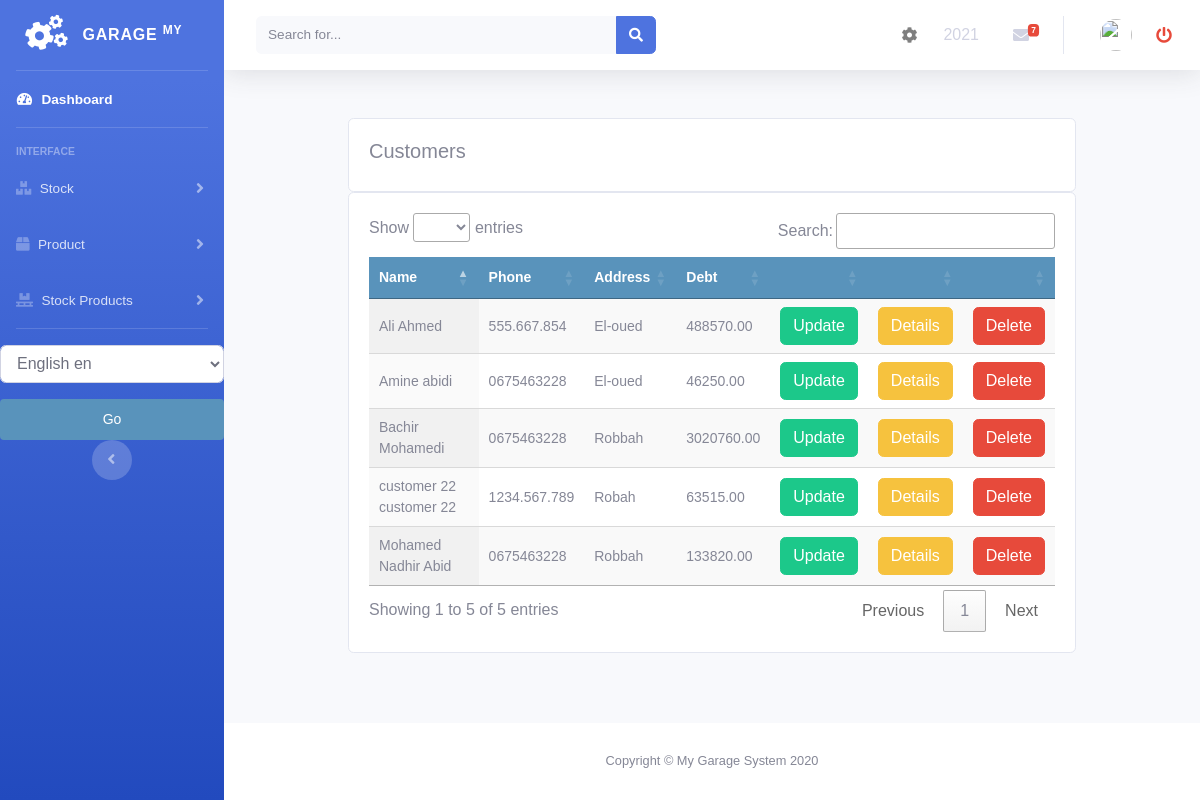
Page /customer/customer_list on the earlier database version.
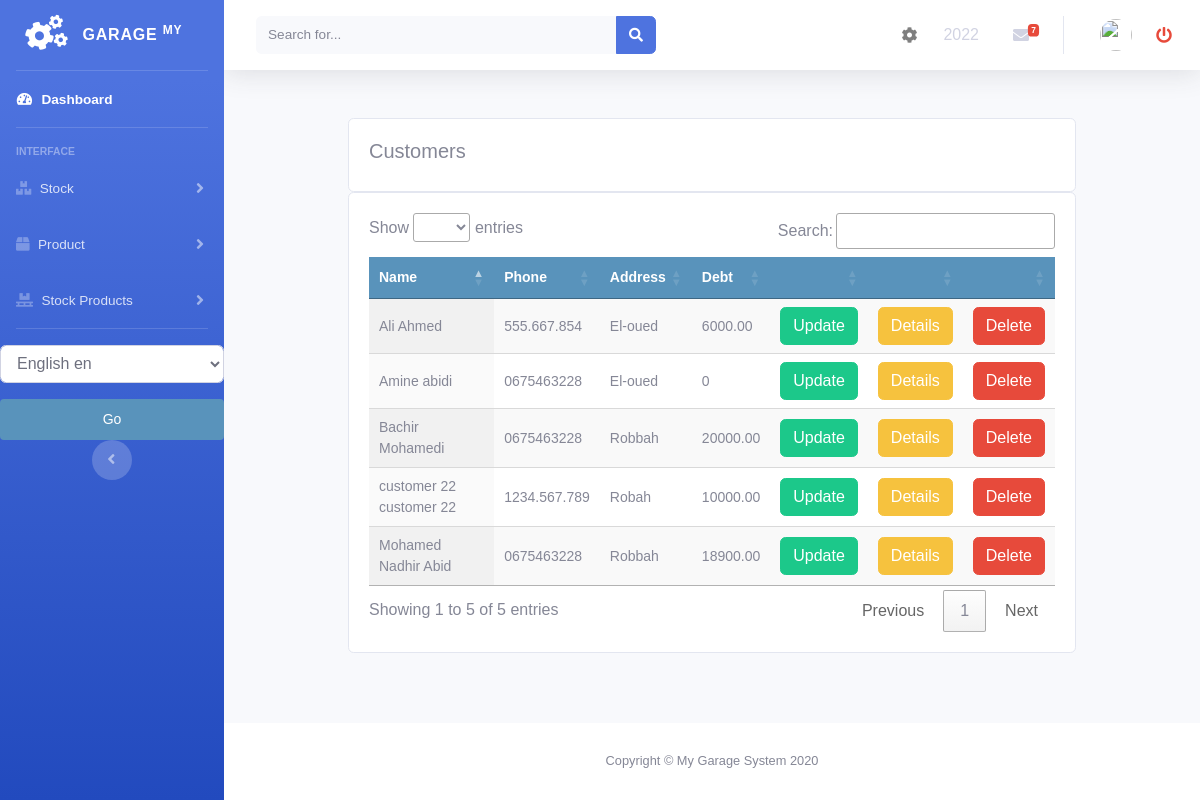
Same page on the later database version.
### accounts/models.py (models this page shows, shortened)
class CurrentYear(models.Model):
    year = models.IntegerField(_('year'), )

### customer/models.py (models this page shows, shortened)
class Customer(models.Model):
    firstname = models.CharField(max_length=250, null=True)
    lastname = models.CharField(max_length=250, null=True)
    address = models.CharField(max_length=200, null=True)
    phone = models.CharField(max_length=200, null=True)
    date_created = models.DateTimeField(auto_now_add=True, null=True)
    date_updated = models.DateTimeField(auto_now=True)
    date_joined = models.DateField(null=True)
    enterprise = models.BooleanField(default=False)
    debt = models.DecimalField(max_digits=10, decimal_places=2, null=True, default=0)
    def get_debt(self):
        self.debt = round(sum(order.debt for order in self.orders.filter(
            customer=self,
            confirmed=True,
            order_date__year=CurrentYear.objects.all().filter()[:1].get().year)
                         ), 2)
        return round(sum(order.debt for order in self.orders.filter(
            customer=self,
            confirmed=True,
            order_date__year=CurrentYear.objects.all().filter()[:1].get().year)
                         ), 2)

### sellorder/models.py (models this page shows, shortened)
class Order(models.Model):
    customer = models.ForeignKey(Customer, on_delete=models.DO_NOTHING, related_name="orders")
    vehicle = models.ForeignKey(Vehicle, on_delete=models.DO_NOTHING, null=True, blank=True)
    created = models.DateTimeField(auto_now_add=True)
    updated = models.DateTimeField(auto_now=True)
    debt = models.DecimalField(max_digits=10, decimal_places=2, null=True, blank=True, default=0)
    timbre = models.DecimalField(max_digits=10, decimal_places=2, null=True, blank=True, default=0)
    total_price = models.DecimalField(max_digits=10, decimal_places=2, null=True, blank=True, default=0)
    discount_amount = models.DecimalField(max_digits=10, decimal_places=2, null=True, blank=True, default=0)
    paid = models.BooleanField(default=False)
    order_tva = models.PositiveIntegerField(default=0)
    confirmed = models.BooleanField(default=False)
    factured = models.BooleanField(default=False)
    order_date = models.DateField(null=True, blank=True)
    class Meta:
        ordering = ('-created',)

### customer/views.py (the view)
# urls.py: path('customer_list', views.customer_list, name='customer_list'),
def customer_list(request):
    customers = Customer.objects.only("firstname", "lastname", "phone", "address", "debt", )
    current_year = CurrentYear.objects.all().filter()[:1].get()
    context = {
        'customers': customers,
        'current_year': current_year,
    }
    return render(request, 'customer/list_customer.html', context)

### accounts/templatetags/erpextra.py (called while the page is built)
@register.filter(name='has_group')
def has_group(user, group_name):
    group = Group.objects.get(name=group_name)
    return True if group in user.groups.all() else False

### customer/templates/customer/list_customer.html (shortened to what this page needs)
{% extends 'home.html' %}
{% load static %}
{% load i18n %}
{% block content %}
<br>
<div class="container">
    <div class="row">
        <div class="col-md">
            <div class="card card-body">
                <h5>{% trans "Customers" %}</h5>
            </div>
            <div class="card card-body">
                <table id="table_id" class="display text-center">
                    <thead>
                    <tr>
                        <th>{% trans "Name" %}</th>
                        <th>{% trans "Phone" %}</th>
                        <th>{% trans "Address" %}</th>
                        <th>{% trans "Debt" %}</th>
                        <th></th>
                        <th></th>
                        <th></th>
                    </tr>
                    </thead>
                    <tbody>
                    {% for customer in customers %}
                    <tr>
                        <td>
                            {{customer.firstname}} {{customer.lastname}}
                        </td>
                        <td>
                            {{customer.phone}}
                        </td>
                        <td>
                            {{customer.address}}
                        </td>
                        <td>
                            {{customer.get_debt}}
                        </td>
                        <td>
                            <a class="btn btn-success "
                               href="{% url 'customer:update_customer' customer.id %}">{% trans "Update" %}</a>
                        </td>
                        <td>
                            <a class="btn btn-warning "
                               href="{% url 'customer:customer_detail' customer.id %}">{% trans "Details" %}</a>
                        </td>
                        <td>
                            <a class="btn btn-danger "
                               href="{% url 'customer:delete_customer' customer.id %}">{% trans "Delete" %}</a>
                        </td>
                    </tr>
                    {% endfor %}
                    </tbody>
                </table>
            </div>
        </div>
    </div>
</div>
{% endblock %}
{% block jsscript %}
<link rel="stylesheet" type="text/css" href="https://cdn.datatables.net/1.10.22/css/jquery.dataTables.css">
{% endblock %}

### accounts/templates/home.html (shortened to what this page needs)
<!DOCTYPE html>
<html lang="en">
<head>
    {% load static %}
    <link rel="stylesheet" href="//code.jquery.com/ui/1.12.1/themes/base/jquery-ui.css">
    <link href="https://cdnjs.cloudflare.com/ajax/libs/font-awesome/5.13.0/css/all.min.css" rel="stylesheet">
    <link rel="stylesheet" href="https://stackpath.bootstrapcdn.com/bootstrap/4.3.1/css/bootstrap.min.css"
>
    <link rel="stylesheet" type="text/css" href="{% static 'vendor/fontawesome-free/css/all.min.css' %}">
    <link rel="stylesheet" type="text/css" href="{% static 'css/sb-admin-2.min.css' %}">
    <link rel="stylesheet" type="text/css" href="{% static 'css/main.css' %}">
</head>
<body id="page-top">
<div id="wrapper">
    {% include 'sidenavbar.html' %}
    <div id="content-wrapper" class="d-flex flex-column">
        {% include 'navbar.html' %}
        <div id="content">
            {% block content %}
            {% endblock %}
        </div>
      <footer class="sticky-footer bg-white">
        <div class="container my-auto">
          <div class="copyright text-center my-auto">
            <span>Copyright &copy; My Garage System 2020</span>
          </div>
        </div>
      </footer>
    </div>
</div>
{% block jsscript %}{% endblock %}
</body>
</html>

### accounts/templates/sidenavbar.html (shortened to what this page needs)
{% load  static %}
{% load i18n %}
{% load erpextra %}
<ul class="navbar-nav bg-gradient-primary sidebar sidebar-dark accordion" id="accordionSidebar">
    <a class="sidebar-brand d-flex align-items-center justify-content-center" href="/">
        <div class="sidebar-brand-icon rotate-n-15">
            <i class="fas fa-cogs"></i>
        </div>
        <div class="sidebar-brand-text mx-3">Garage <sup>My</sup></div>
    </a>
    <hr class="sidebar-divider my-0">
    <li class="nav-item active">
        <a class="nav-link" href="/">
            <i class="fas fa-fw fa-tachometer-alt"></i>
            <span>{% trans "Dashboard" %}</span></a>
    </li>
    <hr class="sidebar-divider">
    <div class="sidebar-heading">
        {% trans "Interface" %}
    </div>
    <li class="nav-item">
        <a class="nav-link collapsed" href="#" data-toggle="collapse" data-target="#collapsestock"
           aria-expanded="true" aria-controls="collapsestock">
            <i class="fas fa-boxes"></i>
            <span>{% trans "Stock" %}</span>
        </a>
    </li>
    <li class="nav-item">
        <a class="nav-link collapsed" href="#" data-toggle="collapse" data-target="#collapseproduct"
           aria-expanded="true" aria-controls="collapseproduct">
            <i class="fas fa-box"></i>
            <span>{% trans "Product" %}</span>
        </a>
    </li>
    <li class="nav-item">
        <a class="nav-link collapsed" href="#" data-toggle="collapse" data-target="#collapsestockproduct"
           aria-expanded="true" aria-controls="collapsestockproduct">
            <i class="fas fa-pallet"></i>
            <span>{% trans "Stock Products" %}</span>
        </a>
    </li>
    <hr class="sidebar-divider d-none d-md-block">
    {% get_current_language as LANGUAGE_CODE %}
          <form action="{% url 'set_language'%}" method="post">
              <select class="form-control" name="language" id="">
                  {% get_available_languages as LANGUAGES %}
                  {% get_language_info_list for LANGUAGES as languages %}
                  {% for language in languages %}
                    <option value="{{ language.code }}" {% if language.code == LANGUAGE_CODE %} selected {% endif %}>
                       <i class="fas fa-clipboard-list"></i>  {{ language.name_local}} {{ language.code }}
                    </option>
                  {% endfor %}
              </select>
              <input class="btn btn-warning btn-block mt-3" type="submit" value="Go">
          </form>
    <div class="text-center d-none d-md-inline">
        <button class="rounded-circle border-0" id="sidebarToggle"></button>
    </div>
</ul>

### accounts/templates/navbar.html (shortened to what this page needs)
{% load  static %}
{% load i18n %}
        <nav class="navbar navbar-expand navbar-light bg-white topbar mb-4 static-top shadow">
          <form class="d-none d-sm-inline-block form-inline mr-auto ml-md-3 my-2 my-md-0 mw-100 navbar-search">
            <div class="input-group">
              <input type="text" class="form-control bg-light border-0 small" placeholder="Search for..." aria-label="Search" aria-describedby="basic-addon2">
              <div class="input-group-append">
                <button class="btn btn-primary" type="button">
                  <i class="fas fa-search fa-sm"></i>
                </button>
              </div>
            </div>
          </form>
          <ul class="navbar-nav ml-auto">
            <a class="nav-item nav-link  mt-3" href="{% url 'accounts:choose_the_year' %}"  role="button">
                <i class="fas fa-cog fa-fw"></i>
            </a>
            <li class="nav-item dropdown no-arrow mx-1">
              <a class="nav-link " id="alertsDropdown" role="textbox" aria-haspopup="true" aria-expanded="false">
                {{current_year.year|cut:" " }}
              </a>
            </li>
            <li class="nav-item dropdown no-arrow mx-1">
              <a class="nav-link dropdown-toggle" href="#" id="messagesDropdown" role="button" data-toggle="dropdown" aria-haspopup="true" aria-expanded="false">
                <i class="fas fa-envelope fa-fw"></i>
                <span class="badge badge-danger badge-counter">7</span>
              </a>
            </li>
            <li class="nav-item dropdown no-arrow">
              <a class="nav-link dropdown-toggle" href="#" id="userDropdown" role="button" data-toggle="dropdown" aria-haspopup="true" aria-expanded="false">
                <img class="img-profile rounded-circle" src="https://source.unsplash.com/QAB-WJcbgJk/60x60">
              </a>
            </li>
            <li class="nav-item">
                <a class="nav-link text-danger" href="{% url 'accounts:logout' %}"><i class="fas fa-power-off"></i> </a>
            </li>
          </ul>
        </nav>

### static/css/main.css (style rules this page uses)
body { margin:0; padding:0; font-family:helvetica, sans-serif; }
h1, h2, h3, h4, h5 , h6 { font-family: 'Ubuntu', sans-serif; font-weight:normal; }
a { text-decoration:none; color:#5993bb; }
a.button, input[type="submit"] { color:#fff; background:#5993bb; border-radius:4px; padding:10px 20px; font-size:14px; border:0; }
table { width:100%; border-spacing:0; border-collapse: collapse; }
table th, table td { text-align:left; font-size:14px; padding:10px; margin:0; }
tbody tr:nth-child(odd) { background:#efefef; }
thead th, tbody tr.total { background:#5993bb; color:#fff; font-weight:bold; }
#content { padding:0 100px; overflow:hidden; }

Differences in the rows shown:
changed CurrentYear: year "2021" → "2022"
changed Customer "Mohamed Nadhir": get_debt "133820.00" → "18900.00"
changed Customer "Bachir": get_debt "3020760.00" → "20000.00"
changed through a linked row, Customer "Amine": get_debt "46250.00" → "0"
changed through a linked row, Customer "Ali": get_debt "488570.00" → "6000.00"
changed through a linked row, Customer "customer 22": get_debt "63515.00" → "10000.00"
